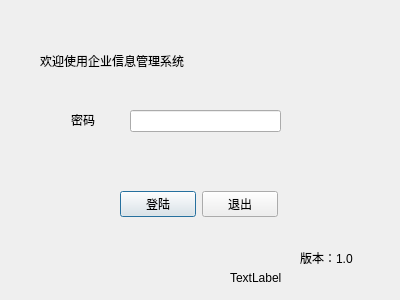
<?xml version="1.0" encoding="UTF-8"?>
<ui version="4.0">
 <class>LoginDialog</class>
 <widget class="QDialog" name="LoginDialog">
  <property name="geometry">
   <rect>
    <x>0</x>
    <y>0</y>
    <width>400</width>
    <height>300</height>
   </rect>
  </property>
  <property name="windowTitle">
   <string>Dialog</string>
  </property>
  <widget class="QWidget" name="layoutWidget">
   <property name="geometry">
    <rect>
     <x>120</x>
     <y>190</y>
     <width>158</width>
     <height>29</height>
    </rect>
   </property>
   <layout class="QHBoxLayout" name="horizontalLayout_2">
    <item>
     <widget class="QPushButton" name="loginBtn">
      <property name="styleSheet">
       <string notr="true">font: 12pt &quot;宋体&quot;;</string>
      </property>
      <property name="text">
       <string>登陆</string>
      </property>
     </widget>
    </item>
    <item>
     <widget class="QPushButton" name="quitBtn">
      <property name="styleSheet">
       <string notr="true">font: 12pt &quot;宋体&quot;;</string>
      </property>
      <property name="text">
       <string>退出</string>
      </property>
     </widget>
    </item>
   </layout>
  </widget>
  <widget class="QLabel" name="label">
   <property name="geometry">
    <rect>
     <x>40</x>
     <y>10</y>
     <width>331</width>
     <height>101</height>
    </rect>
   </property>
   <property name="styleSheet">
    <string notr="true">font: 18pt &quot;华文行楷&quot;;</string>
   </property>
   <property name="text">
    <string>欢迎使用企业信息管理系统</string>
   </property>
  </widget>
  <widget class="QLabel" name="label_2">
   <property name="geometry">
    <rect>
     <x>71</x>
     <y>110</y>
     <width>41</width>
     <height>20</height>
    </rect>
   </property>
   <property name="styleSheet">
    <string notr="true">font: 12pt &quot;宋体&quot;;</string>
   </property>
   <property name="text">
    <string>密码</string>
   </property>
  </widget>
  <widget class="QWidget" name="layoutWidget_2">
   <property name="geometry">
    <rect>
     <x>130</x>
     <y>110</y>
     <width>151</width>
     <height>22</height>
    </rect>
   </property>
   <layout class="QHBoxLayout" name="horizontalLayout">
    <item>
     <widget class="QLineEdit" name="pwdLineEdit">
      <property name="echoMode">
       <enum>QLineEdit::Password</enum>
      </property>
     </widget>
    </item>
   </layout>
  </widget>
  <widget class="QLabel" name="label_3">
   <property name="geometry">
    <rect>
     <x>300</x>
     <y>250</y>
     <width>61</width>
     <height>16</height>
    </rect>
   </property>
   <property name="text">
    <string>版本：1.0</string>
   </property>
  </widget>
  <widget class="QLabel" name="label_4">
   <property name="geometry">
    <rect>
     <x>230</x>
     <y>270</y>
     <width>121</width>
     <height>16</height>
    </rect>
   </property>
   <property name="text">
    <string>TextLabel</string>
   </property>
  </widget>
  <widget class="QLabel" name="background">
   <property name="geometry">
    <rect>
     <x>0</x>
     <y>1</y>
     <width>401</width>
     <height>301</height>
    </rect>
   </property>
   <property name="styleSheet">
    <string notr="true">background-image: url(:/new/prefix1/image_s/UI.png);</string>
   </property>
   <property name="text">
    <string/>
   </property>
  </widget>
  <zorder>background</zorder>
  <zorder>layoutWidget</zorder>
  <zorder>label</zorder>
  <zorder>label_2</zorder>
  <zorder>layoutWidget_2</zorder>
  <zorder>label_3</zorder>
  <zorder>label_4</zorder>
 </widget>
 <resources/>
 <connections/>
</ui>
